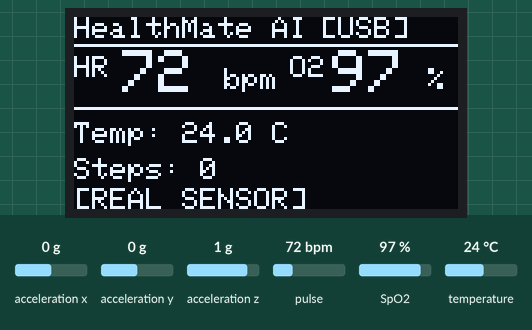
Simulated run of this sketch. Board: ESP32. Parts: 128×64 one-colour display. Wiring (inferred from the names in the program): MPU-6050 motion sensor at I2C address 0x68. The test bench sets the inputs (shaded band); at power-on: acceleration x 0 g, temperature 24 °C, pulse 72 bpm, SpO2 97 %, acceleration y 0 g, acceleration z 1 g. The display library's start-up logo is not drawn; random numbers use the default seed unless the sketch sets one; what the sketch prints to the serial monitor is not drawn.

Above: at 5.5 s.
5.6 s: acceleration x set to -1.4 g
At 8.4 s:
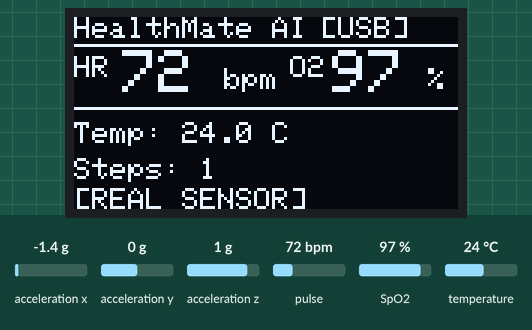
9.5 s: temperature set to 12 °C
At 14.6 s:
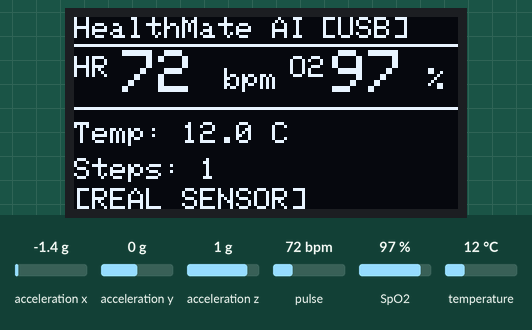
15.7 s: pulse set to 42 bpm
At 17.7 s:
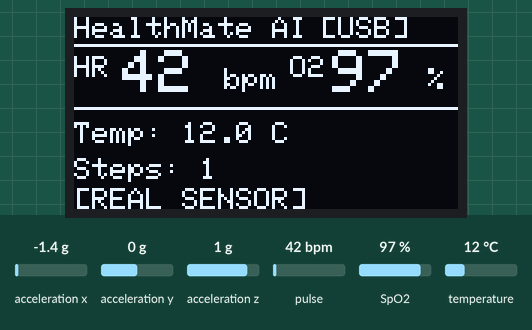
18.8 s: SpO2 set to 80 %
At 20.8 s:
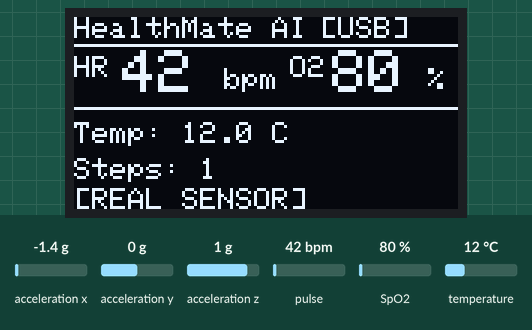
22.0 s: temperature set to 19 °C
28.2 s: temperature set to 28 °C
At 34.4 s:
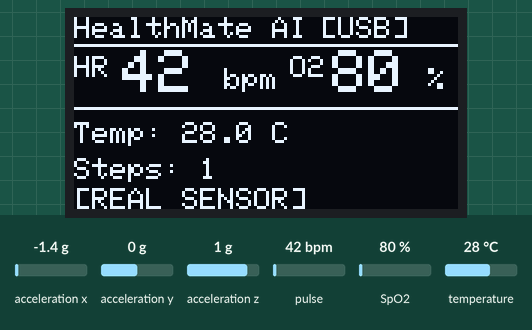
Timing chart, 0 to 35.4 s (numbered marks = the images above; inputs shaded):
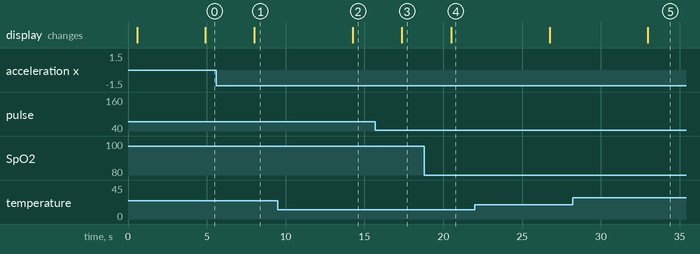

Measured:
- after the input at 5.6 s, the display: changes after 2.4 s (image 1)
- after the input at 9.5 s, the display: changes after 4.8 s (image 2)
- after the input at 15.7 s, the display: changes after 1.7 s (image 3)
- after the input at 18.8 s, the display: changes after 1.7 s (image 4)
- after the input at 28.2 s, the display: changes after 4.8 s (image 5)

The sketch:

HealthmateAI.ino
```cpp
/**
 * ╔══════════════════════════════════════════════════════════════╗
 * ║    HealthMate AI — Zero-WiFi "Bridge" Firmware (Arduino)    ║
 * ║  Sensors : MAX30102 | DS18B20 | MPU6050                     ║
 * ║  Data : Pushed over USB Serial → Python Bridge → Dashboard  ║
 * ╚══════════════════════════════════════════════════════════════╝
 *
 *  STABILITY NOTE:
 *  This version disables ALL WiFi/Bluetooth to ensure 100%
 *  power stability on cheap LDOs and USB ports.
 */

#include <Wire.h>
#include <Adafruit_GFX.h>
#include <Adafruit_SSD1306.h>
#include "MAX30105.h"
#include "spo2_algorithm.h"

#include <OneWire.h>
#include <DallasTemperature.h>
#include <ArduinoJson.h>

// ── Hardware Config ──────────────────────────────────────────────────────────
#define ONE_WIRE_BUS   4
#define MPU_ADDR       0x68
#define SCREEN_WIDTH   128
#define SCREEN_HEIGHT  64

// ── Globals ──────────────────────────────────────────────────────────────────
Adafruit_SSD1306  display(SCREEN_WIDTH, SCREEN_HEIGHT, &Wire, -1);
MAX30105          particleSensor;
OneWire           oneWire(ONE_WIRE_BUS);
DallasTemperature tempSensor(&oneWire);

#define BUFFER_SIZE 50
uint32_t irBuffer[BUFFER_SIZE], redBuffer[BUFFER_SIZE];
int32_t  spo2;       int8_t validSPO2;
int32_t  heartRate;  int8_t validHeartRate;

int16_t ax, ay, az;
int     stepCount = 0;
bool    stepPeak  = false;
const float STEP_THR = 1.2f;

bool maxAvailable = false;
float dHR = 72, dSpo2 = 98.5, dTemp = 36.6;

void updateDemo() {
  dHR   = constrain(dHR   + random(-2, 3),     58,  102);
  dSpo2 = constrain(dSpo2 + random(-1, 2),     95,  100);
  dTemp = constrain(dTemp + random(-4, 5)*0.02f, 36.0, 37.4);
}

void oledVitals(float hr, float o2, float temp, int steps, bool demo) {
  display.clearDisplay();
  display.setTextColor(WHITE);

  display.setTextSize(1);
  display.setCursor(0, 0);   display.print("HealthMate AI");
  display.setCursor(82, 0);  display.print("[USB]"); // Changed status
  display.drawLine(0, 9, 127, 9, WHITE);

  display.setTextSize(1); display.setCursor(0, 13);  display.print("HR");
  display.setTextSize(2); display.setCursor(16, 11); display.print((int)hr);
  display.setTextSize(1); display.setCursor(50, 17); display.print("bpm");

  display.setTextSize(1); display.setCursor(72, 13);  display.print("O2");
  display.setTextSize(2); display.setCursor(86, 11);  display.print((int)o2);
  display.setTextSize(1); display.setCursor(118, 17); display.print("%");

  display.drawLine(0, 30, 127, 30, WHITE);

  display.setTextSize(1);
  display.setCursor(0, 35); display.print("Temp: "); display.print(temp, 1); display.print(" C");
  display.setCursor(0, 47); display.print("Steps: "); display.print(steps);

  if (demo) {
    display.setCursor(0, 57); display.print("[DEMO MODE]");
  } else {
    display.setCursor(0, 57); display.print("[REAL SENSOR]");
  }

  display.display();
}

void setup() {
  Serial.begin(115200);

  // Power Saving: No WiFi/BT means zero brownouts
  btStop();

  Wire.begin(21, 22);

  // OLED
  if (!display.begin(SSD1306_SWITCHCAPVCC, 0x3C)) {
    Serial.println("OLED_FAIL");
    while (1);
  }
  display.display();
  delay(500);

  // MAX30102
  if (particleSensor.begin(Wire, I2C_SPEED_STANDARD)) {
    particleSensor.setup(60, 4, 2, 100, 411, 4096);
    maxAvailable = true;
    Serial.println("SYS_MAX:OK");
  } else {
    Serial.println("SYS_MAX:FAIL");
  }

  // DS18B20
  tempSensor.begin();
  Serial.println("SYS_TEMP:OK");

  // MPU6050
  Wire.beginTransmission(MPU_ADDR);
  Wire.write(0x6B); Wire.write(0);
  Wire.endTransmission(true);
  Serial.println("SYS_MPU:OK");

  display.clearDisplay();
  display.setTextSize(1);
  display.setCursor(0, 20); display.println("  SERIAL BRIDGE");
  display.setCursor(0, 35); display.println("  ACTIVE - USB");
  display.display();
  delay(1500);
}

void loop() {
  // 1. Temperature
  tempSensor.requestTemperatures();
  float tempC = tempSensor.getTempCByIndex(0);
  bool  tempOK = (tempC > -100.0f);

  // 2. Heart/O2
  if (maxAvailable) {
    for (byte i = 0; i < BUFFER_SIZE; i++) {
      while (!particleSensor.available()) particleSensor.check();
      redBuffer[i] = particleSensor.getRed();
      irBuffer[i]  = particleSensor.getIR();
      particleSensor.nextSample();
    }
    maxim_heart_rate_and_oxygen_saturation(
      irBuffer, BUFFER_SIZE, redBuffer,
      &spo2, &validSPO2, &heartRate, &validHeartRate
    );
  }

  // 3. Acceleration/Steps
  Wire.beginTransmission(MPU_ADDR);
  Wire.write(0x3B);
  Wire.endTransmission(false);
  Wire.requestFrom(MPU_ADDR, 6, true);
  ax = (Wire.read() << 8) | Wire.read();
  ay = (Wire.read() << 8) | Wire.read();
  az = (Wire.read() << 8) | Wire.read();
  float mag = sqrt(sq(ax/16383.0f) + sq(ay/16383.0f) + sq(az/16383.0f));
  if (mag > STEP_THR && !stepPeak) { stepCount++; stepPeak = true; }
  else if (mag < (STEP_THR - 0.1f)) { stepPeak = false; }

  // 4. Fusion Logic
  bool realValue = maxAvailable && validHeartRate && heartRate > 30;
  float finalHR, finalO2, finalTemp;
  bool isDemo = !realValue;

  if (realValue) {
    finalHR = (float)heartRate;
    finalO2 = validSPO2 ? (float)spo2 : dSpo2;
    finalTemp = tempC;
  } else {
    updateDemo();
    finalHR = dHR;
    finalO2 = dSpo2;
    finalTemp = tempOK ? tempC : dTemp;
  }

  // 5. Update OLED
  oledVitals(finalHR, finalO2, finalTemp, stepCount, isDemo);

  // 6. OUTPUT DATA AS JSON STRING (This is what the bridge reads!)
  // Format: {"heart_rate": 70, "spo2": 98, "temperature": 36.5, "steps": 0}
  Serial.print("{");
  Serial.print("\"heart_rate\":");  Serial.print(finalHR, 1);
  Serial.print(",\"spo2\":");        Serial.print(finalO2, 1);
  Serial.print(",\"temperature\":"); Serial.print(finalTemp, 1);
  Serial.print(",\"steps\":");       Serial.print(stepCount);
  Serial.println("}");

  delay(500); // Faster updates over USB are fine!
}
```
